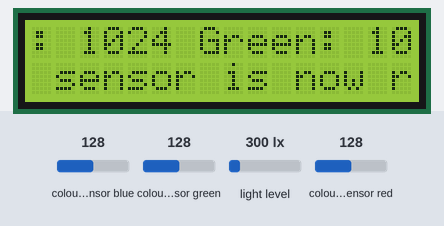
Recording of a sketch running on a simulated Arduino Uno, built with avr-gcc and run on an emulated ATmega328P. Shown: 16×2 character LCD. The test bench sets the inputs (shaded band); at power-on: colour sensor blue 128, colour sensor red 128, colour sensor green 128, light level 300 lx.

Above: at 2.3 s.
2.4 s: colour sensor blue set to 5
At 3.6 s:
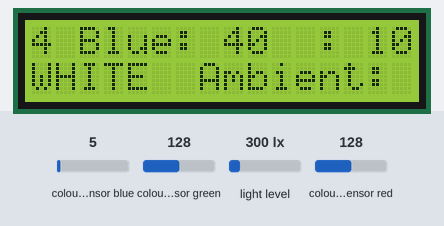
8.5 s: colour sensor red set to 5
At 10.7 s:
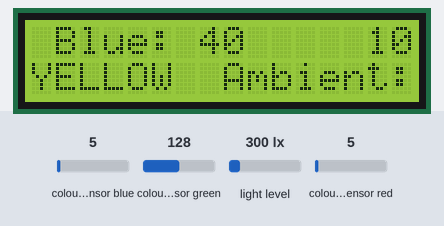
14.6 s: colour sensor green set to 5
At 16.2 s:
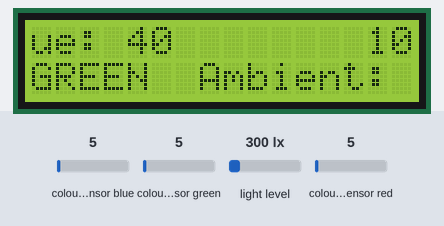
20.7 s: light level set to 108 lx
23.5 s: light level set to 94 lx
At 25.0 s:
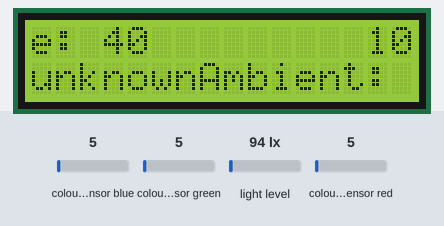
29.3 s: colour sensor red set to 128
At 30.4 s:
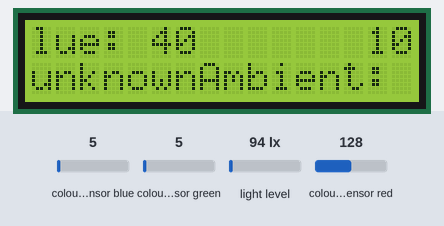
Timing chart, 0 to 32.3 s (numbered marks = the images above; inputs shaded):
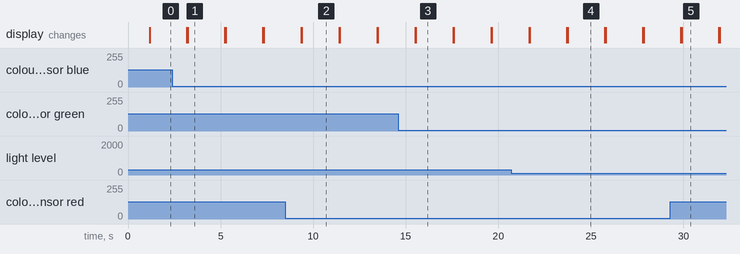

Measured:
- the behaviour switches between 100 and 99 lx on light level (found by bisection; images 3 and 4)
- after the input at 8.5 s, the display: first differs from a run without the input after 0.89 s (image 2)
- after the input at 14.6 s, the display: first differs from a run without the input after 0.94 s (image 3)
- after the input at 23.5 s, the display: first differs from a run without the input after 0.25 s (image 4)
- after the input at 29.3 s, the display: first differs from a run without the input after 0.60 s (image 5)
- what the display in image 1 shows lasts 2.0 s, from 3.2 s to 5.2 s

The sketch:

RGB_SENSOR.ino
```cpp
#include <Arduino.h>
#include <LiquidCrystal_I2C.h>
#include <Wire.h>
#include <SparkFun_APDS9960.h>

LiquidCrystal_I2C lcd(0x27, 16, 2);
SparkFun_APDS9960 apds = SparkFun_APDS9960();

uint16_t ambient_light = 0;
uint16_t red_light = 0;
uint16_t green_light = 0;
uint16_t blue_light = 0;
int color = 0;

char red_hex[2] = "00", green_hex[2] = "00", blue_hex[2] = "00";

void convertDECtoHEX(uint16_t value, char (&hex)[2])
{
  uint16_t remainder, quotient = value;
  uint8_t i=1;

  while(quotient!=0)
  {
    remainder = quotient%16;

    if(remainder<10)
    hex[i--]=48+remainder;
    else
    hex[i--]=55+remainder;

    quotient=quotient/16;
  }
}

void zbierz_dane_z_czujnika()
{
  if (  !apds.readAmbientLight(ambient_light) ||
        !apds.readRedLight(red_light) ||
        !apds.readGreenLight(green_light) ||
        !apds.readBlueLight(blue_light) ) {
    lcd.println("Error reading light values");
  } else {
    lcd.print("Ambient: ");
    lcd.print(ambient_light);
    lcd.print(" Red: ");
    lcd.print(red_light);
    lcd.print(" Green: ");
    lcd.print(green_light);
    lcd.print(" Blue: ");
    lcd.println(blue_light);
  }

  // Wait 1 second before next reading
  delay(1000);
}

void konwertuj_dane_do_HEX()
{
convertDECtoHEX(red_light, red_hex);
convertDECtoHEX(blue_light, blue_hex);
convertDECtoHEX(green_light, green_hex);
}

void okresl_kolor()//miejsce na implementacje wyswietlania iformacji o kolorkach  (Milosz wsadz swoj kod tutaj) ( Dobra ~Miłosz)
{

 if (red_light > 250 && green_light> 250 && blue_light > 250)
 {
   color = 1;
 }
 else if (red_light < 25 && green_light < 25 && blue_light < 25)
 {
   color = 2;
 }
 else if (red_light > 200 &&  green_light > 200 && blue_light < 100)
 {
   color = 4;
 }
 else if (red_light > 200 &&  green_light > 25 && blue_light < 100)
 {
   color = 3;
 }
 else if (red_light > 200 &&  green_light < 100 && blue_light > 200)
 {
   color = 5;
 }
 else if (red_light > 250 && green_light < 200 && blue_light < 200)
 {
   color = 6;
 }
 else if (red_light< 200 && green_light > 250 && blue_light < 200)
 {
   color = 7;
 }
 else if (red_light< 200 && green_light < 200 && blue_light > 250)
 {
   color = 8;
 }
 else
 {
   color = 0;
 }
}


void wyswietl_kod_HEX()
{
  delay(1000);
  lcd.setCursor(0,0);
  lcd.print(&red_hex);
  lcd.setCursor(2,0);
  lcd.print(&green_hex);
  lcd.setCursor(4,0);
  lcd.print(&blue_hex);
}

void wyswietl_kolor()//tutaj przekazywanie nazw kolorow po kodzie hex
{
  lcd.setCursor(0,1);
  switch (color) {
   case 1: lcd.println("WHITE"); break;
   case 2: lcd.println("BLACK"); break;
   case 3: lcd.println("ORANGE"); break;
   case 4: lcd.println("YELLOW"); break;
   case 5: lcd.println("PURPLE"); break;
   case 6: lcd.println("RED"); break;
   case 7: lcd.println("GREEN"); break;
   case 8: lcd.println("BLUE"); break;
   default: lcd.print("unknown"); break;


}
}
void wyswietl()
{
  wyswietl_kod_HEX();
  wyswietl_kolor();
}

void setup()
{
  lcd.init();
  lcd.backlight();

    // Initialize APDS-9960 (configure I2C and initial values)
  if ( apds.init() ) {
    lcd.println(F("APDS-9960 initialization complete"));
  } else {
    lcd.println(F("Something went wrong during APDS-9960 init!"));
  }
    // Start running the APDS-9960 light sensor (no interrupts)
  if ( apds.enableLightSensor(false) ) {
    lcd.println(F("Light sensor is now running"));
  } else {
    lcd.println(F("Something went wrong during light sensor init!"));
  }

  // Wait for initialization and calibration to finish
  delay(1000);
}


void loop()
{
zbierz_dane_z_czujnika();
konwertuj_dane_do_HEX();
okresl_kolor();
wyswietl();
}
```
